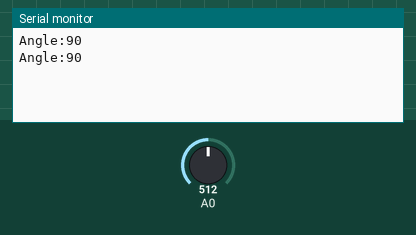
Recording of a sketch running on a simulated Arduino Uno, built with avr-gcc and run on an emulated ATmega328P. On the bench: the last lines printed to the serial monitor. The inputs (shaded band) are chosen by the test bench; at power-on: A0 = 512.

Above: at 1.8 s.
1.9 s: A0 set to 716
At 2.7 s:
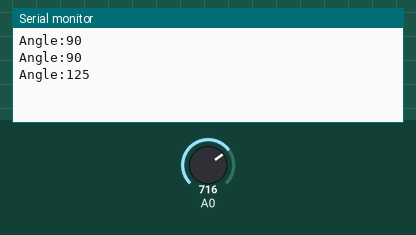
3.4 s: A0 set to 900
At 4.8 s:
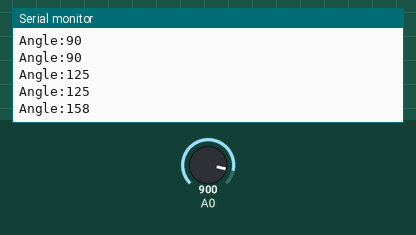
Timing chart, 0 to 6.4 s (numbered marks = the images above; inputs shaded):
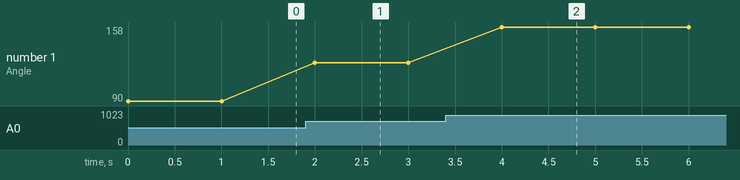

Measured:
- after the input at 1.9 s, the serial monitor: prints a new line after 0.10 s (image 1)
- after the input at 3.4 s, the serial monitor: prints a new line after 0.60 s (image 2)
- plotted number 1: 90 → 125 after the input at 1.9 s, 125 → 158 after the input at 3.4 s

The sketch:

analog_read_potentiometer_protactor.ino
```cpp
void setup() {
  Serial.begin(9600);
  pinMode(A0, INPUT);

}

int angle_val = 0;

void loop() {
  // put your main code here, to run repeatedly:

angle_val = map(analogRead(A0),0,1024,0,180);

Serial.print("Angle:");
Serial.println(angle_val);
delay(1000);
}
```
